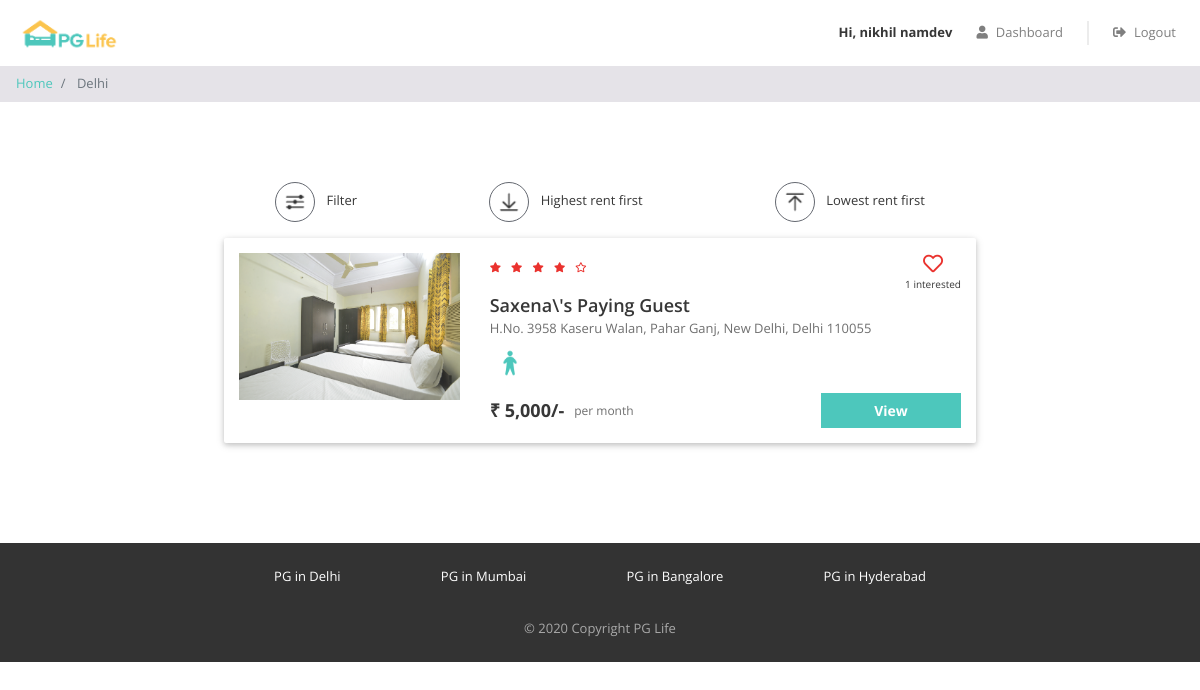
/property_list.php?city=Delhi (signed in), run on the app's committed database.
### tables this page shows
CREATE TABLE `properties` (
  `prop_id` int(20) NOT NULL,
  `prop_city_id` int(20) NOT NULL,
  `prop_Name` varchar(50) NOT NULL,
  `prop_address` text NOT NULL,
  `prop_desc` text NOT NULL,
  `prop_rent` int(11) NOT NULL,
  `gender` varchar(20) NOT NULL,
  `prop_rating_food` float NOT NULL,
  `prop_rating_clean` float NOT NULL,
  `prop_rating_safety` float NOT NULL
);

### property_list.php (the view, shortened to what this page needs)
<?php
require "includes/database_connect.php";
$city_name = $_GET["city"];
$sql_1 = "SELECT * FROM cities WHERE city_name = '$city_name'";
$result_1 = mysqli_query($conn, $sql_1);
$city = mysqli_fetch_assoc($result_1);
$city_id = $city['city_id'];
$sql_2 = "SELECT * FROM properties WHERE prop_city_id = $city_id";
$result_2 = mysqli_query($conn, $sql_2);
$properties = mysqli_fetch_all($result_2, MYSQLI_ASSOC);
$sql_3 = "SELECT *
            FROM interested_users_properties iup
            INNER JOIN properties p ON iup.prop_id = p.prop_id
            WHERE p.prop_city_id = $city_id";
$result_3 = mysqli_query($conn, $sql_3);
$interested_users_properties = mysqli_fetch_all($result_3, MYSQLI_ASSOC);
?>
<!DOCTYPE html>
<html lang="en">
<head>
    <?php
    include "includes/head_links.php";
    ?>
    <link href="css/property_list.css" rel="stylesheet" />
</head>
<body>
    <?php
    include "includes/header.php";
    ?>
    <nav aria-label="breadcrumb">
        <ol class="breadcrumb py-2">
            <li class="breadcrumb-item">
                <a href="index.php">Home</a>
            </li>
            <li class="breadcrumb-item active" aria-current="page">
                <?php echo $city_name; ?>
            </li>
        </ol>
    </nav>
    <div class="page-container">
        <div class="filter-bar row justify-content-around">
            <div class="col-auto" data-toggle="modal" data-target="#filter-modal">
                <img src="img/filter.png" alt="filter" />
                <span>Filter</span>
            </div>
            <div class="col-auto">
                <img src="img/desc.png" alt="sort-desc" />
                <span>Highest rent first</span>
            </div>
            <div class="col-auto">
                <img src="img/asc.png" alt="sort-asc" />
                <span>Lowest rent first</span>
            </div>
        </div>
        <?php
        foreach ($properties as $property) {
            $property_images = glob("img/properties/" . $property['prop_id'] . "/*");
        ?>
            <div class="property-card property-id-<?= $property['prop_id'] ?> row">
                <div class="image-container col-md-4">
                    <img src="<?= $property_images[0] ?>" />
                </div>
                <div class="content-container col-md-8">
                    <div class="row no-gutters justify-content-between">
                        <?php
                        $total_rating = ($property['prop_rating_clean'] + $property['prop_rating_food'] + $property['prop_rating_safety']) / 3;
                        $total_rating = round($total_rating, 1);
                        ?>
                        <div class="star-container" title="<?= $total_rating ?>">
                            <?php
                            $rating = $total_rating;
                            for ($i = 0; $i < 5; $i++) {
                                if ($rating >= $i + 0.8) {
                            ?>
                                    <i class="fas fa-star"></i>
                                <?php
                                } elseif ($rating >= $i + 0.3) {
                                ?>
                                    <i class="fas fa-star-half-alt"></i>
                                <?php
                                } else {
                                ?>
                                    <i class="far fa-star"></i>
                            <?php
                                }
                            }
                            ?>
                        </div>
                        <div class="interested-container">
                            <?php
                            $interested_users_count = 0;
                            $is_interested = false;
                            foreach ($interested_users_properties as $interested_user_property) {
                                if ($interested_user_property['prop_id'] == $property['prop_id']) {
                                    $interested_users_count++;
                                }
                            }
                            if ($is_interested) {
                            ?>
                                <i class="is-interested-image fas fa-heart" property_id="<?= $property['prop_id'] ?>"></i>
                            <?php
                            } else {
                            ?>
                                <i class="is-interested-image far fa-heart" property_id="<?= $property['prop_id'] ?>"></i>
                            <?php
                            }
                            ?>
                            <div class="interested-text">
                                <span class="interested-user-count"><?= $interested_users_count ?></span> interested
                            </div>
                        </div>
                    </div>
                    <div class="detail-container">
                        <div class="property-name"><?= $property['prop_Name'] ?></div>
                        <div class="property-address"><?= $property['prop_address'] ?></div>
                        <div class="property-gender">
                            <?php
                            if ($property['gender'] == "male") {
                            ?>
                                <img src="img/male.png" />
                            <?php
                            } elseif ($property['gender'] == "female") {
                            ?>
                                <img src="img/female.png" />
                            <?php
                            } else {
                            ?>
                                <img src="img/unisex.png" />
                            <?php
                            }
                            ?>
                        </div>
                    </div>
                    <div class="row no-gutters">
                        <div class="rent-container col-6">
                            <div class="rent">₹ <?= number_format($property['prop_rent']) ?>/-</div>
                            <div class="rent-unit">per month</div>
                        </div>
                        <div class="button-container col-6">
                            <a href="property_detail.php?property_id=<?= $property['prop_id'] ?>" class="btn btn-primary">View</a>
                        </div>
                    </div>
                </div>
            </div>
        <?php
        }
        ?>
    </div>
    <?php
    include "includes/footer.php";
    ?>
</body>
</html>

### css/common.css (style rules this page uses)
* { box-sizing: border-box; font-family: 'Open Sans', sans-serif; }
body { color: #373737; font-size: 16px; position: relative; }
.btn-primary, .btn-warning, .btn-danger { color: white; font-weight: bold; }
.breadcrumb { background-color: #e5e3e8; font-size: 13px; border-radius: 0px; margin-bottom: 0px; }
.page-container { max-width: 800px; padding: 80px 24px; margin: auto; }

### css/property_list.css (style rules this page uses)
.filter-bar > div { cursor: pointer; font-size: 13px; text-align: center; margin-bottom: 16px; }
.filter-bar img { width: 40px; height: 40px; border-radius: 40px; border: 1px solid #646870; padding: 6px; margin-right: 8px; }
.property-card { background-color: #ffffff; border-radius: 2px; padding: 15px 0px; margin: 0px auto 20px; box-shadow: 0 2px 5px 0 rgba(0, 0, 0, 0.16), 0 2px 10px 0 rgba(0, 0, 0, 0.12); }
.image-container { text-align: center; }
.image-container img { width: 100%; max-width: 300px; }
.star-container i { color: #EA322E; font-size: 10px; margin-right: 6px; }
.interested-container { text-align: center; }
.interested-container i { color: #EA322E; font-size: 20px; cursor: pointer; }
.interested-text { font-size: 10px; }
.detail-container { padding-bottom: 10px; }
.property-name { font-size: 18px; font-weight: 600; }
.property-address { color: #6f6f6f; font-size: 13px; padding-bottom: 5px; }
.property-gender img { width: 40px; }
.rent-container { display: flex; align-items: center; }
.rent { font-size: 18px; font-weight: bold; padding-right: 10px; }
.rent-unit { color: #6f6f6f; font-size: 12px; }
.button-container .btn { font-size: 14px; border-radius: 0px; width: 140px; float: right; }

### data on the page
properties: prop_rating_clean 4 (drawn), interested_users_count "1", prop_Name "Saxena\\'s Paying Guest", prop_address "H.No. 3958 Kaseru Walan, Pahar Ganj, New Delhi, Delhi 110055", prop_rent "5,000"

### other printed values
$_SESSION["username"] "nikhil namdev"
$city_name "Delhi"
